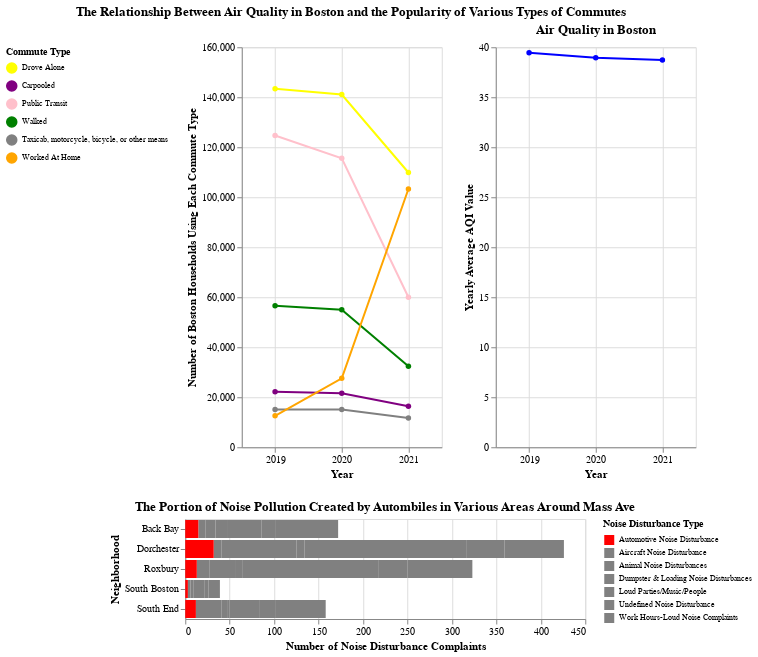

Source (notebook cell):
### Code cell
# Position the multi-series commute data line chart next to the air quality line chart to show the data's relationship
lines = alt.hconcat(commutes, air_line, center=True, 
                    title='The Relationship Between Air Quality in Boston and the Popularity of Various Types of Commutes')


# Position these horizontally concatted charts on top of the horizontal stacked bar chart
chart = alt.vconcat(lines, bars, center=True).resolve_scale(
    color='independent')

# Make this chart more understandable and aesthetic
chart = chart.configure_title(offset=5, orient='top', anchor='middle').configure_legend(
titleFontSize=10,
labelFontSize=8.1
) 

# Visualize the chart
chart

### Figure 1 — Vega-Lite specification as saved in the notebook (floating-point values rounded to 4 significant figures; data arrays with more than 128 entries replaced by an {"elided": "..."} marker saying what was removed)
{"config": {"view": {"continuousWidth": 400, "continuousHeight": 300}, "legend": {"labelFontSize": 8.1, "titleFontSize": 10}, "title": {"anchor": "middle", "offset": 5, "orient": "top"}}, "vconcat": [{"hconcat": [{"data": {"name": "data-8e0278cfb2870481e40af1f8bdb5fdcb"}, "mark": {"type": "line", "point": true}, "encoding": {"color": {"field": "Group", "legend": {"orient": "left", "title": "Commute Type"}, "scale": {"domain": ["Drove Alone", "Carpooled", "Public Transit", "Walked", "Taxicab, motorcycle, bicycle, or other means", "Worked At Home"], "range": ["yellow", "purple", "pink", "green", "gray", "orange"]}, "type": "nominal"}, "x": {"axis": {"grid": true, "labelAngle": 0}, "field": "Year", "type": "nominal"}, "y": {"axis": {"title": "Number of Boston Households Using Each Commute Type"}, "field": "Commute Means", "type": "quantitative"}}, "height": 400, "selection": {"selector003": {"type": "interval", "encodings": ["x"]}}, "width": 200}, {"data": {"name": "data-1a0a206c241943a1e509f3591c8c8b00"}, "mark": {"type": "line", "point": true}, "encoding": {"color": {"value": "blue"}, "tooltip": [{"field": "Average AQI Value", "type": "quantitative"}, {"field": "image", "type": "nominal"}], "x": {"axis": {"grid": true, "labelAngle": 0}, "field": "Year", "type": "nominal"}, "y": {"axis": {"grid": true, "title": "Yearly Average AQI Value"}, "field": "Average AQI Value", "scale": {"domain": [0, 40]}, "type": "quantitative"}}, "height": 400, "title": "Air Quality in Boston", "width": 200}], "center": true, "title": "The Relationship Between Air Quality in Boston and the Popularity of Various Types of Commutes"}, {"data": {"name": "data-b938c34da4c90af2f41d96358fffdd29"}, "mark": "bar", "encoding": {"color": {"field": "type", "legend": {"title": "Noise Disturbance Type"}, "scale": {"domain": ["Automotive Noise Disturbance", "Aircraft Noise Disturbance", "Animal Noise Disturbances", "Dumpster & Loading Noise Disturbances", "Loud Parties/Music/People", "Undefined Noise Disturbance", "Work Hours-Loud Noise Complaints"], "range": ["red", "grey", "grey", "grey", "grey", "grey", "grey"]}, "type": "nominal"}, "order": {"field": "idx", "type": "quantitative"}, "tooltip": [{"field": "type", "title": "Noise Disturbance Type", "type": "nominal"}, {"aggregate": "count", "field": "type", "title": "Number of Complaints", "type": "nominal"}], "x": {"aggregate": "count", "axis": {"title": "Number of Noise Disturbance Complaints"}, "field": "type", "type": "nominal"}, "y": {"axis": {"title": "Neighborhood"}, "field": "neighborhood", "type": "nominal"}}, "title": "The Portion of Noise Pollution Created by Autombiles in Various Areas Around Mass Ave", "transform": [{"filter": {"selection": "selector003"}}]}], "center": true, "resolve": {"scale": {"color": "independent"}}, "$schema": "https://vega.github.io/schema/vega-lite/v4.17.0.json", "datasets": {"data-8e0278cfb2870481e40af1f8bdb5fdcb": [{"Group": "Drove Alone", "Year": 2021, "Commute Means": 109898, "Geography": null, "ID Geography": null, "Slug Geography": null, "share": null}, {"Group": "Carpooled", "Year": 2021, "Commute Means": 16435, "Geography": null, "ID Geography": null, "Slug Geography": null, "share": null}, {"Group": "Public Transit", "Year": 2021, "Commute Means": 59998, "Geography": null, "ID Geography": null, "Slug Geography": null, "share": null}, {"Group": "Walked", "Year": 2021, "Commute Means": 32400, "Geography": null, "ID Geography": null, "Slug Geography": null, "share": null}, {"Group": "Taxicab, motorcycle, bicycle, or other means", "Year": 2021, "Commute Means": 11678, "Geography": null, "ID Geography": null, "Slug Geography": null, "share": null}, {"Group": "Worked At Home", "Year": 2021, "Commute Means": 103301, "Geography": null, "ID Geography": null, "Slug Geography": null, "share": null}, {"Group": "Drove Alone", "Year": 2020, "Commute Means": 141079, "Geography": "Boston, MA", "ID Geography": "16000US2507000", "Slug Geography": "boston-ma", "share": 0.3753}, {"Group": "Carpooled", "Year": 2020, "Commute Means": 21609, "Geography": "Boston, MA", "ID Geography": "16000US2507000", "Slug Geography": "boston-ma", "share": 0.05748}, {"Group": "Public Transit", "Year": 2020, "Commute Means": 115561, "Geography": "Boston, MA", "ID Geography": "16000US2507000", "Slug Geography": "boston-ma", "share": 0.3074}, {"Group": "Walked", "Year": 2020, "Commute Means": 54979, "Geography": "Boston, MA", "ID Geography": "16000US2507000", "Slug Geography": "boston-ma", "share": 0.1463}, {"Group": "Worked At Home", "Year": 2020, "Commute Means": 27564, "Geography": "Boston, MA", "ID Geography": "16000US2507000", "Slug Geography": "boston-ma", "share": 0.07333}, {"Group": "Taxicab, motorcycle, bicycle, or other means", "Year": 2020, "Commute Means": 15120, "Geography": "Boston, MA", "ID Geography": "16000US2507000", "Slug Geography": "boston-ma", "share": 0.04022}, {"Group": "Drove Alone", "Year": 2019, "Commute Means": 143405, "Geography": "Boston, MA", "ID Geography": "16000US2507000", "Slug Geography": "boston-ma", "share": 0.3827}, {"Group": "Carpooled", "Year": 2019, "Commute Means": 22209, "Geography": "Boston, MA", "ID Geography": "16000US2507000", "Slug Geography": "boston-ma", "share": 0.05928}, {"Group": "Public Transit", "Year": 2019, "Commute Means": 124713, "Geography": "Boston, MA", "ID Geography": "16000US2507000", "Slug Geography": "boston-ma", "share": 0.3329}, {"Group": "Walked", "Year": 2019, "Commute Means": 56622, "Geography": "Boston, MA", "ID Geography": "16000US2507000", "Slug Geography": "boston-ma", "share": 0.1511}, {"Group": "Worked At Home", "Year": 2019, "Commute Means": 12591, "Geography": "Boston, MA", "ID Geography": "16000US2507000", "Slug Geography": "boston-ma", "share": 0.03361}, {"Group": "Taxicab, motorcycle, bicycle, or other means", "Year": 2019, "Commute Means": 15131, "Geography": "Boston, MA", "ID Geography": "16000US2507000", "Slug Geography": "boston-ma", "share": 0.04038}], "data-1a0a206c241943a1e509f3591c8c8b00": [{"Year": 2019, "Average AQI Value": 39.45, "image": "Image Tooltips/2019_image.png"}, {"Year": 2020, "Average AQI Value": 38.94, "image": "Image Tooltips/2020_image.png"}, {"Year": 2021, "Average AQI Value": 38.73, "image": "Image Tooltips/2021_image.png"}], "data-b938c34da4c90af2f41d96358fffdd29": {"elided": "1118 records"}}}
